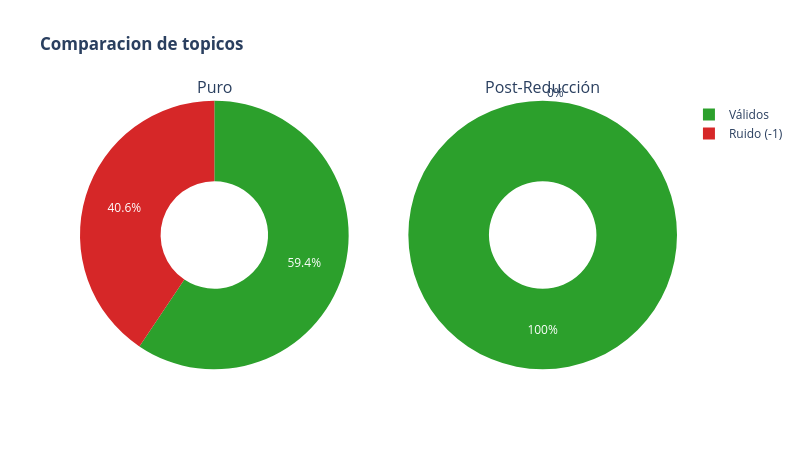

Notebook code for this chart:
### Markdown cell above
## 4. Diagnóstico visual de Outliers
Comparamos cuánto ruido generó el modelo base y cómo quedó tras la reasignación.

### Code cell
outliers_base = topics_base.count(-1)
clasificados_base = len(topics_base) - outliers_base
outliers_red = topics_reducidos.count(-1)
clasificados_red = len(topics_reducidos) - outliers_red

fig = make_subplots(
    rows=1, cols=2, 
    specs=[[{'type': 'domain'}, {'type': 'domain'}]],
    subplot_titles=[
        f"Puro",
        f"Post-Reducción"
    ]
)

fig.add_trace(go.Pie(labels=["Ruido (-1)", "Válidos"], values=[outliers_base, clasificados_base], hole=0.4, marker=dict(colors=["#d62728", "#2ca02c"])), row=1, col=1)
fig.add_trace(go.Pie(labels=["Ruido (-1)", "Válidos"], values=[outliers_red, clasificados_red], hole=0.4, marker=dict(colors=["#d62728", "#2ca02c"])), row=1, col=2)

fig.update_layout(title_text="<b>Comparacion de topicos</b>", template="plotly_white", height=450, width=800)
fig.show()

### Figure 1 — Plotly figure (JSON) as saved in the notebook; plotly's stock layout.template omitted (floating-point values rounded to 4 significant figures)
{"data": [{"domain": {"x": [0, 0.45], "y": [0, 1]}, "hole": 0.4, "labels": ["Ruido (-1)", "Válidos"], "marker": {"colors": ["#d62728", "#2ca02c"]}, "type": "pie", "values": [1443, 2113]}, {"domain": {"x": [0.55, 1], "y": [0, 1]}, "hole": 0.4, "labels": ["Ruido (-1)", "Válidos"], "marker": {"colors": ["#d62728", "#2ca02c"]}, "type": "pie", "values": [0, 3556]}], "layout": {"annotations": [{"font": {"size": 16}, "showarrow": false, "text": "Puro", "x": 0.225, "xanchor": "center", "xref": "paper", "y": 1, "yanchor": "bottom", "yref": "paper"}, {"font": {"size": 16}, "showarrow": false, "text": "Post-Reducción", "x": 0.775, "xanchor": "center", "xref": "paper", "y": 1, "yanchor": "bottom", "yref": "paper"}], "height": 450, "title": {"text": "<b>Comparacion de topicos</b>"}, "width": 800}}
